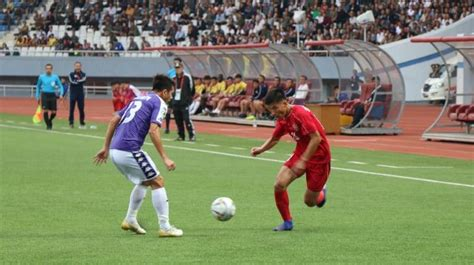
#> input picture football.jpeg, 474 x 265 px
$ python extra.py
#> lines starting #> are read from the running program, lines starting #| are printed output that depends on the picture
import cv2 as cv

img = cv.imread(cv.samples.findFile("football.jpeg"))
#> img is the input picture: shape (265, 474, 3); mean B, G, R 101, 130.5, 126.7

if img is None:
    sys.exit("Could not read the image.")

cv.imshow("Display window", img)

red_guy = img[50:300, 250:350]
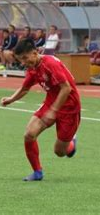
#> red_guy: shape (215, 100, 3); mean B, G, R 85.5, 118.6, 128.7
blue_guy = img[50:300, 70:200]
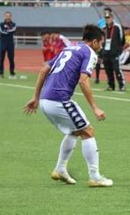
#> blue_guy: shape (215, 130, 3); mean B, G, R 110.6, 140.1, 129
ball = img[190:250, 200:250]
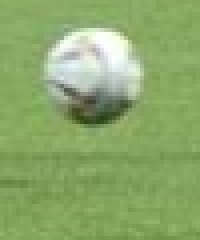
#> ball: shape (60, 50, 3) (shown 4 times larger); mean B, G, R 106.5, 169, 139.4
cv.imshow("Red_guy", red_guy)
cv.imshow("Blue_guy", blue_guy)
cv.imshow("Ball", ball)
k = cv.waitKey(0)
#> (key Esc is pressed here)

if k == ord("s"):
    cv.imwrite("football.jpeg", img)

$ run again, with chart_test.png saved as football.jpeg
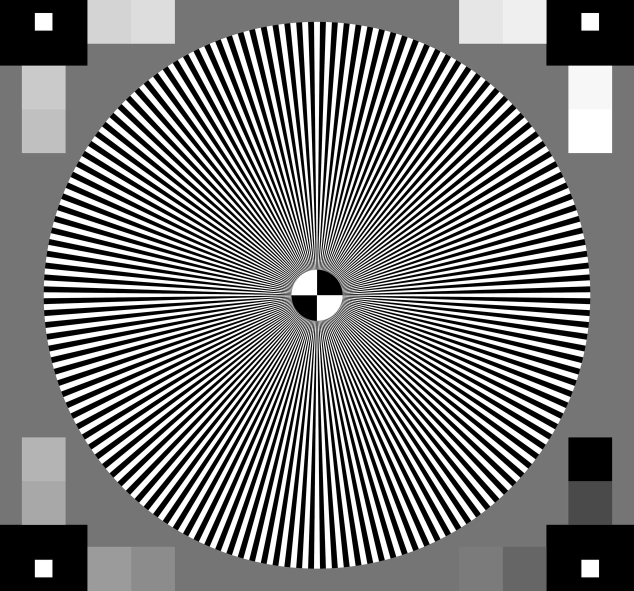
#> input picture chart_test.png, 1268 x 1181 px (shown at 1/2 size)
#> img is the input picture: shape (1181, 1268, 3); min 0, max 255, mean 122.8
#> `blue_guy = img[50:300, 70:200]`:
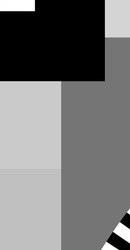
#> blue_guy: shape (250, 130, 3); min 0, max 255, mean 117.6
#> `ball = img[190:250, 200:250]`:
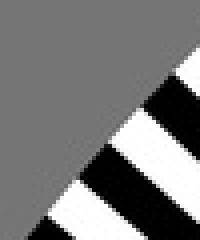
#> ball: shape (60, 50, 3) (shown 4 times larger); min 0, max 255, mean 120.5
